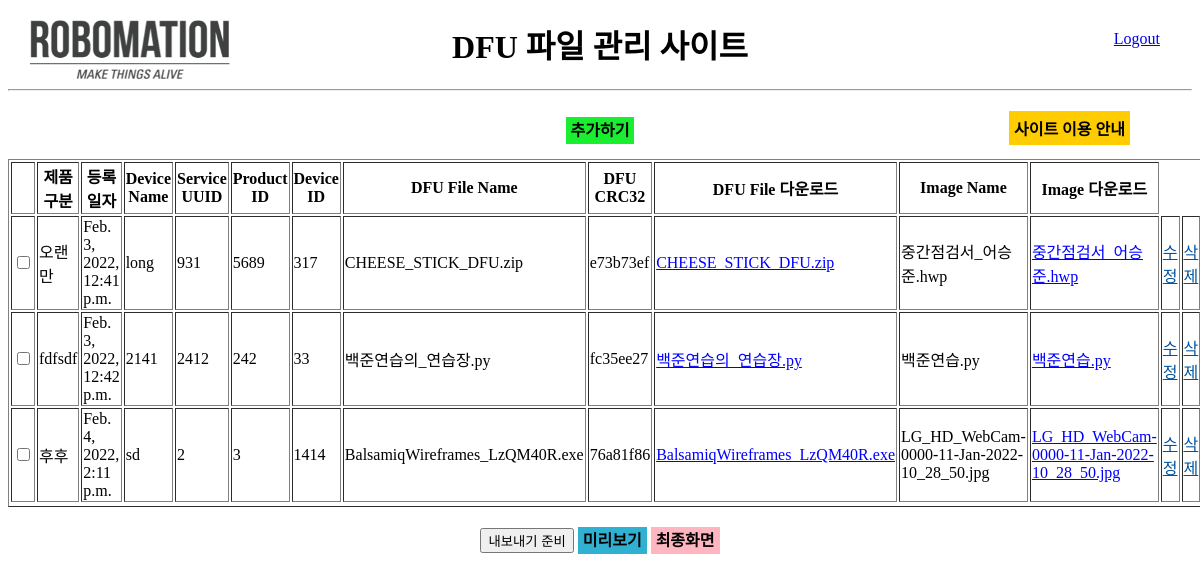
The app's page / (signed in) with its own data.
### crud/models.py (models this page shows)
class crudstudent(models.Model):
    time=models.DateTimeField(auto_now_add=True)
    name_ko=models.CharField(max_length=100)
    name_en=models.CharField(max_length=100)
    service= models.CharField(max_length=100)
    product=models.CharField(max_length=100)
    device=models.CharField(max_length=100)
    uploadedFile = models.FileField(upload_to='')
    crc=models.CharField(max_length=100)
    imageFile = models.FileField(upload_to='')

### crud/views.py (the view, shortened to what this page needs)
# urls.py: path('',views.stdisplay,name="stdisplay"),
def stdisplay(request):
    result=crudstudent.objects.all()
    m_haha = crudstudent.objects.values()
    m_haha = list(m_haha)
    m_lst = []
    m_lst2 = []
    for i in m_haha:
        for j in i.values():
            m_lst.append(j)
        m_lst2.append(m_lst)
        m_lst = []
    m_savest2 = miribogi()
    m_result2 = miribogi.objects.all()
    m_nebonegi = []
    zz=0
    for i in range(0, len(m_result2)):
        if i == len(m_result2) - 1:
            zz = m_result2[i]
    haha = crudstudent.objects.values()
    haha = list(haha) # QuerySet을 리스트로 변환
    lst = [] # 곧 만들 이중리스트의 내부 리스트에 해당
    lst2 = [] # 곧 만들 이중리스트에 해당
    for i in haha: # models.py에 있는 crudstudent db의 object들의 value 값들을 하나씩 돌며 반복
        for j in i.values(): # value 값들의 value값들을 하나씩 돌며 반복하여 내부리스트에 저장
            lst.append(j)
        lst2.append(lst) # 내부리스트에 저장된 값들을 이중리스트에 저장
        lst = [] # 그 다움 내부리스트에 새로운 값들을 저장하기 위해 초기화
    savest2=zebal()
    result2=zebal.objects.all()
    return render(request,"index.html",{"crudstudent":result, "zebal":result2, "z":zz, "m_result2":m_result2})

### templates/index.html (shortened to what this page needs)
<!DOCTYPE html>
<head>
</head>
<body>
  <a href="{% url 'stdisplay' %}"><img src="/static/img/robomation_logo.png" alt="로고"></a>
  <center>
    <h1>DFU 파일 관리 사이트</h1>
    <div id="login_register">
      {% if user.is_authenticated %}
      <a href="{% url 'logout' %}">Logout</a>
      {% else %}
      <a href="{% url 'login' %}">Login</a>
      <a href="{% url 'register' %}">Register</a>
      {% endif %}
    </div>
    <hr>
    <br>
    {% if user.is_authenticated %}
    <a id="insert_link" href="{% url 'stinsert'%}"> 추가하기</a>
    <div id="readme">사이트 이용 안내</div>
    <br>
    <br>
    <form method="post">
    <table border="1">
      <tr>
        <th></th>
        <th>제품 구분</th>
        <th>등록 일자</th>
        <th>Device Name</th>
        <th>Service UUID</th>
        <th>Product ID</th>
        <th>Device ID</th>
        <th>DFU File Name</th>
        <th>DFU CRC32</th>
        <th>DFU File 다운로드</th>
        <th>Image Name</th>
        <th>Image 다운로드</th>
      </tr>
      {% for displayst in crudstudent %}
      <tr>
        <td><input type="checkbox" name="check" value="{{displayst.id}}"></td>
        <td>{{displayst.name_ko}}</td>
        <td>{{displayst.time}}</td>
        <td>{{displayst.name_en}}</td>
        <td>{{displayst.service}}</td>
        <td>{{displayst.product}}</td>
        <td>{{displayst.device}}</td>
        <td>{{displayst.uploadedFile}}</td>
        <td>{{displayst.crc}}</td>
        <td><a style="color:blue;" href="{{displayst.uploadedFile.url}}" download="">{{displayst.uploadedFile}}</a></td>
        <td>{{displayst.imageFile}}</td>
        <td><a style="color:blue;" href="{{displayst.imageFile.url}}" download="">{{displayst.imageFile}}</a></td>
        <td><a style="color:#00549f;" href="/Edit/{{displayst.id}}">수정</a></td>
        <td><a style="color:#00549f;" href="/Delete/{{displayst.id}}" onclick="return confirm('정말로 {{displayst.id}}번 데이터를 삭제하시겠습니까?')">삭제</a></td>
      </tr>
      {% endfor %}
    </table>
    <div id="nebo_miri_buttons">
        <input type="submit" value="내보내기 준비"/>
        <div id="miribogi_div">미리보기</div>
        <a id="final_link" href="{% url 'stfinal'%}">최종화면</a>
    </div>
    </form>
  </center>
  {% else %}
  로그인이 필요한 서비스입니다.
  {% endif %}
</body>
</html>

### templates/index.html (style rules this page uses)
#miribogi_div { background-color: rgb(49, 177, 209); display: inline; padding: 5px; font-weight: bold; }
#nebo_miri_buttons { margin-top: 20px; }
#final_link { background-color: #ffb6c1; color: black; text-decoration: none; padding: 5px; font-weight: bold; }
#insert_link { background-color: #1aee30; color: black; text-decoration: none; padding: 5px; font-weight: bold; }
img { position: absolute; top: 0; left: 0; margin: 20px 30px; width: 200px; height: 59.3px }
#login_register { position: absolute; top: 30px; right: 40px; }
#readme { background-color: #ffcc00; padding: 5px; font-weight: bold; position: absolute; right: 70px; margin-top: -30px; }

### records on screen
crudstudent: name_ko "오랜만", time "Feb. 3, 2022, 12:41 p.m.", name_en "long", service "931", product "5689", device "317", uploadedFile "CHEESE_STICK_DFU.zip", crc "e73b73ef", imageFile "중간점검서_어승준.hwp"
crudstudent: name_ko "fdfsdf", time "Feb. 3, 2022, 12:42 p.m.", name_en "2141", service "2412", product "242", device "33", uploadedFile "백준연습의_연습장.py", crc "fc35ee27", imageFile "백준연습.py"
crudstudent: name_ko "후후", time "Feb. 4, 2022, 2:11 p.m.", name_en "sd", service "2", product "3", device "1414", uploadedFile "BalsamiqWireframes_LzQM40R.exe", crc "76a81f86", imageFile "LG_HD_WebCam-0000-11-Jan-2022-10_28_50.jpg"
